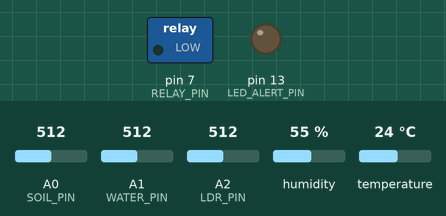
The sketch below on a simulated Arduino Uno, built with avr-gcc and run on an emulated ATmega328P. On the bench: switched loads named in the sketch (green lamp = pin HIGH), output pins drawn as LEDs (lit = HIGH). The test bench sets the inputs (shaded band); at power-on: humidity 55 %, A0 (SOIL_PIN) = 512, A1 (WATER_PIN) = 512, A2 (LDR_PIN) = 512, temperature 24 °C. What the sketch prints to the serial monitor is not drawn.

Above: at 1.3 s.
1.4 s: humidity set to 31 %
4.3 s: humidity set to 28 %
At 6.35 s:
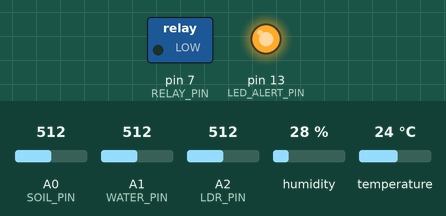
9.7 s: A0 (SOIL_PIN) set to 416
13.2 s: A0 (SOIL_PIN) set to 389
At 14.46 s:
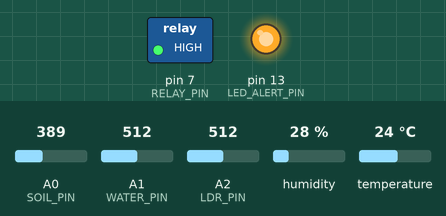
At 17.3 s:
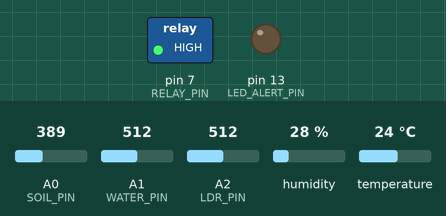
Timing chart, 0 to 26.7 s (numbered marks = the images above; inputs shaded):
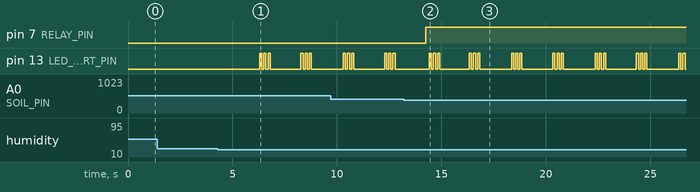

Measured:
- the behaviour switches between 30 and 29 % on humidity (found by bisection; images 0 and 1)
- the behaviour switches between 400 and 399 on A0 (SOIL_PIN) (found by bisection; images 1 and 2)
- after the input at 1.4 s, every drawn part: stays the same
- after the input at 4.3 s, pin 13 (LED_ALERT_PIN): LOW → HIGH after 2.0 s, → LOW 0.10 s later, → HIGH 0.10 s later, → LOW 0.10 s later, … (12 changes in this stretch)
- after the input at 13.2 s, pin 7 (RELAY_PIN): LOW → HIGH after 1.1 s

The sketch:

smart_agriculture.ino
```cpp
/*
 * IoT-Enabled Smart Agriculture Monitoring System
 * File: smart_agriculture.ino
 * Platform: Arduino UNO / ESP32
 * Sensors: DHT11, Soil Moisture, LDR, Water Level
 * Author: Rakshitha (2025)
 *
 * This code reads sensor data, checks thresholds,
 * controls a water pump relay, and prints alerts
 * to the Serial Monitor.
 */

#include <DHT.h>

// ─────────────────────────────────────────
//  PIN DEFINITIONS
// ─────────────────────────────────────────
#define DHT_PIN        2      // DHT11 data pin
#define DHT_TYPE       DHT11

#define SOIL_PIN       A0     // Soil moisture sensor (analog)
#define WATER_PIN      A1     // Water level sensor (analog)
#define LDR_PIN        A2     // Light sensor / LDR (analog)
#define RELAY_PIN      7      // Relay / pump control (digital)
#define LED_ALERT_PIN  13     // Built-in LED for alert

// ─────────────────────────────────────────
//  THRESHOLD CONSTANTS
// ─────────────────────────────────────────
const int  SOIL_DRY_THRESHOLD   = 400;  // Below this → soil is dry → pump ON
const int  SOIL_WET_THRESHOLD   = 700;  // Above this → soil is wet → pump OFF
const int  WATER_LOW_THRESHOLD  = 300;  // Below this → water tank is low → alert
const int  LIGHT_LOW_THRESHOLD  = 200;  // Below this → not enough light
const float TEMP_HIGH_THRESHOLD = 35.0; // Above this → too hot → alert
const float HUM_LOW_THRESHOLD   = 30.0; // Below this → humidity low → alert

// ─────────────────────────────────────────
//  GLOBALS
// ─────────────────────────────────────────
DHT dht(DHT_PIN, DHT_TYPE);

bool pumpStatus      = false;
int  readingCounter  = 0;
unsigned long lastReadTime = 0;
const long READ_INTERVAL   = 2000; // Read every 2 seconds

// ─────────────────────────────────────────
//  SETUP
// ─────────────────────────────────────────
void setup() {
  Serial.begin(9600);
  dht.begin();

  pinMode(RELAY_PIN, OUTPUT);
  pinMode(LED_ALERT_PIN, OUTPUT);

  digitalWrite(RELAY_PIN, LOW);    // Pump OFF at start
  digitalWrite(LED_ALERT_PIN, LOW);

  Serial.println("=========================================");
  Serial.println("  IoT Smart Agriculture Monitoring System");
  Serial.println("=========================================");
  Serial.println("System Initialized. Starting sensor loop...");
  Serial.println();
}

// ─────────────────────────────────────────
//  MAIN LOOP
// ─────────────────────────────────────────
void loop() {
  unsigned long currentTime = millis();

  if (currentTime - lastReadTime >= READ_INTERVAL) {
    lastReadTime = currentTime;
    readingCounter++;

    // 1. Read all sensors
    float temperature  = dht.readTemperature();
    float humidity     = dht.readHumidity();
    int   soilValue    = analogRead(SOIL_PIN);
    int   waterLevel   = analogRead(WATER_PIN);
    int   lightLevel   = analogRead(LDR_PIN);

    // 2. Guard against bad DHT readings
    if (isnan(temperature) || isnan(humidity)) {
      Serial.println("[ERROR] DHT sensor read failed. Retrying...");
      return;
    }

    // 3. Print sensor header
    Serial.print("─── Reading #");
    Serial.print(readingCounter);
    Serial.println(" ──────────────────────────");

    // 4. Print sensor values
    printSensorValues(temperature, humidity, soilValue, waterLevel, lightLevel);

    // 5. Check thresholds and control pump
    checkAndControlPump(soilValue, waterLevel);

    // 6. Generate alerts
    generateAlerts(temperature, humidity, soilValue, waterLevel, lightLevel);

    // 7. Print pump status
    Serial.print("  [PUMP]  Status : ");
    Serial.println(pumpStatus ? "ON  (Irrigation Active)" : "OFF (Soil Moisture OK)");
    Serial.println();
  }
}

// ─────────────────────────────────────────
//  FUNCTION: Print Sensor Values
// ─────────────────────────────────────────
void printSensorValues(float temp, float hum, int soil, int water, int light) {
  Serial.print("  [TEMP]  Temperature  : ");
  Serial.print(temp, 1);
  Serial.println(" °C");

  Serial.print("  [HUM]   Humidity     : ");
  Serial.print(hum, 1);
  Serial.println(" %");

  Serial.print("  [SOIL]  Soil Moisture: ");
  Serial.print(soil);
  Serial.print(" (");
  Serial.print(getSoilStatus(soil));
  Serial.println(")");

  Serial.print("  [WATER] Water Level  : ");
  Serial.print(water);
  Serial.print(" (");
  Serial.print(getWaterStatus(water));
  Serial.println(")");

  Serial.print("  [LIGHT] Light Level  : ");
  Serial.print(light);
  Serial.print(" (");
  Serial.print(getLightStatus(light));
  Serial.println(")");
}

// ─────────────────────────────────────────
//  FUNCTION: Pump Control Logic
// ─────────────────────────────────────────
void checkAndControlPump(int soilValue, int waterLevel) {
  // Turn pump ON if soil is dry AND water tank has water
  if (soilValue < SOIL_DRY_THRESHOLD && waterLevel > WATER_LOW_THRESHOLD) {
    if (!pumpStatus) {
      pumpStatus = true;
      digitalWrite(RELAY_PIN, HIGH);
      Serial.println("  [ACTION] Pump turned ON  — Soil dry, irrigation started.");
    }
  }
  // Turn pump OFF if soil is wet OR water tank is empty
  else if (soilValue >= SOIL_WET_THRESHOLD || waterLevel <= WATER_LOW_THRESHOLD) {
    if (pumpStatus) {
      pumpStatus = false;
      digitalWrite(RELAY_PIN, LOW);
      if (waterLevel <= WATER_LOW_THRESHOLD) {
        Serial.println("  [ACTION] Pump turned OFF — Water tank low!");
      } else {
        Serial.println("  [ACTION] Pump turned OFF — Soil moisture sufficient.");
      }
    }
  }
}

// ─────────────────────────────────────────
//  FUNCTION: Alert Generation
// ─────────────────────────────────────────
void generateAlerts(float temp, float hum, int soil, int water, int light) {
  bool alertTriggered = false;

  if (temp > TEMP_HIGH_THRESHOLD) {
    Serial.println("  ⚠ ALERT: High Temperature! Consider shade or cooling.");
    alertTriggered = true;
  }
  if (hum < HUM_LOW_THRESHOLD) {
    Serial.println("  ⚠ ALERT: Low Humidity! Crops may stress.");
    alertTriggered = true;
  }
  if (soil < SOIL_DRY_THRESHOLD) {
    Serial.println("  ⚠ ALERT: Soil is DRY. Irrigation recommended.");
    alertTriggered = true;
  }
  if (water < WATER_LOW_THRESHOLD) {
    Serial.println("  ⚠ ALERT: Water tank level is LOW. Refill needed!");
    alertTriggered = true;
  }
  if (light < LIGHT_LOW_THRESHOLD) {
    Serial.println("  ⚠ ALERT: Low light intensity. Check for cloud cover.");
    alertTriggered = true;
  }

  // Blink alert LED if any alert
  if (alertTriggered) {
    for (int i = 0; i < 3; i++) {
      digitalWrite(LED_ALERT_PIN, HIGH);
      delay(100);
      digitalWrite(LED_ALERT_PIN, LOW);
      delay(100);
    }
  }
}

// ─────────────────────────────────────────
//  HELPER: Soil Status Label
// ─────────────────────────────────────────
String getSoilStatus(int val) {
  if (val < SOIL_DRY_THRESHOLD)  return "DRY";
  if (val > SOIL_WET_THRESHOLD)  return "WET";
  return "MOIST";
}

// ─────────────────────────────────────────
//  HELPER: Water Level Label
// ─────────────────────────────────────────
String getWaterStatus(int val) {
  if (val < WATER_LOW_THRESHOLD) return "LOW";
  if (val > 600)                 return "FULL";
  return "MEDIUM";
}

// ─────────────────────────────────────────
//  HELPER: Light Level Label
// ─────────────────────────────────────────
String getLightStatus(int val) {
  if (val < LIGHT_LOW_THRESHOLD) return "DARK";
  if (val > 700)                 return "BRIGHT";
  return "NORMAL";
}
```
